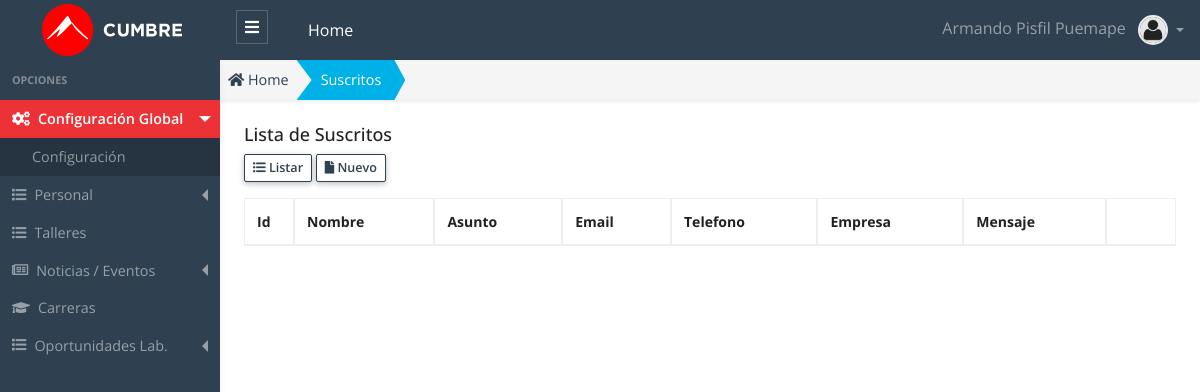
/public/admin/suscrito/suscrito.php (signed in), run on an earlier commit of the app's database.
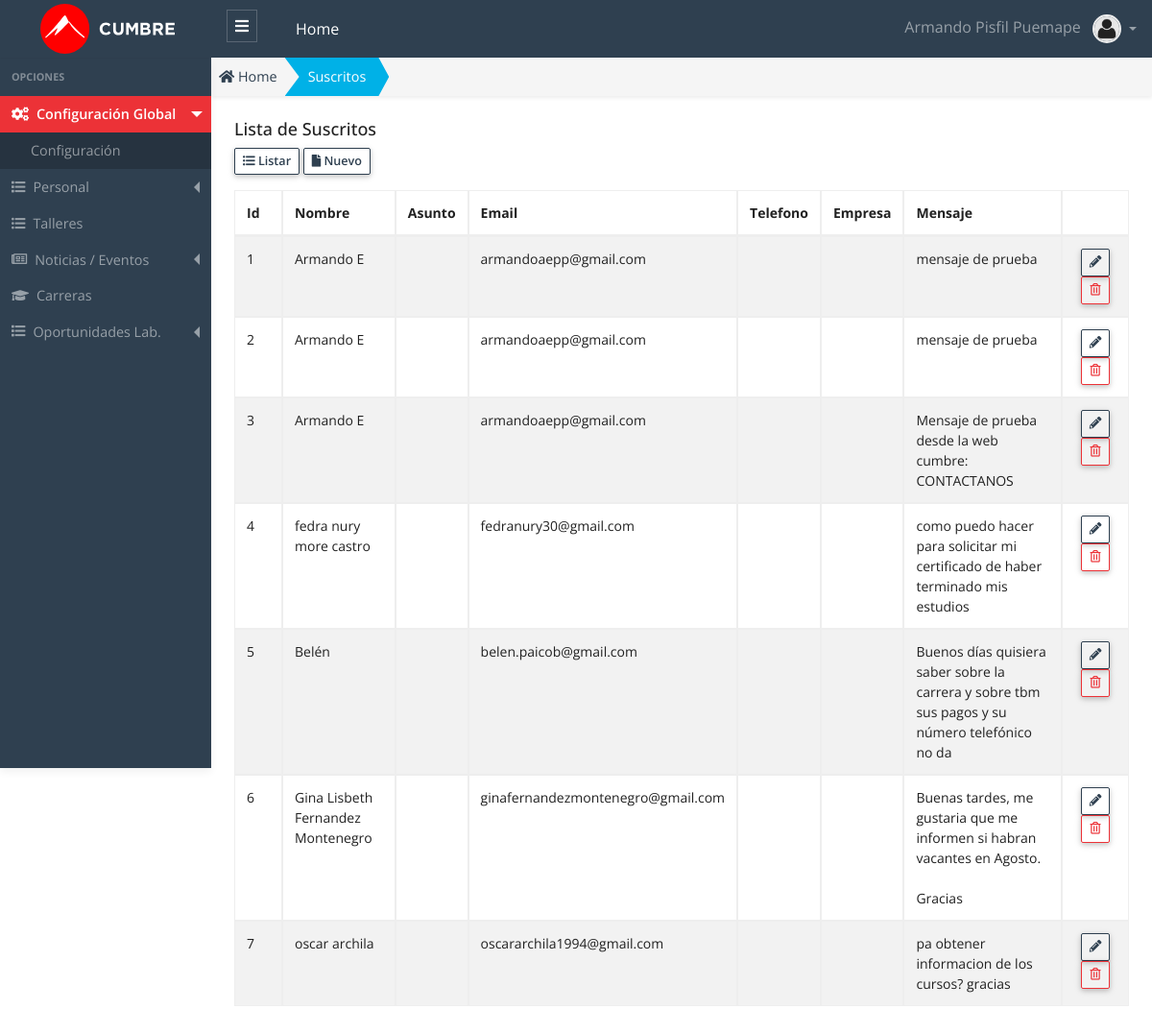
And on a later commit of the database.
### tables this page shows
CREATE TABLE `suscrito` (
  `id` int(11) unsigned NOT NULL AUTO_INCREMENT,
  `nombre` varchar(255) NOT NULL,
  `asunto` varchar(255) NOT NULL DEFAULT '',
  `email` varchar(255) NOT NULL DEFAULT '',
  `telefono` varchar(50) NOT NULL DEFAULT '',
  `empresa` varchar(255) DEFAULT '',
  `mensaje` text,
  `estado` int(1) NOT NULL DEFAULT '1',
  `created_up` timestamp NULL DEFAULT CURRENT_TIMESTAMP ON UPDATE CURRENT_TIMESTAMP,
  PRIMARY KEY (`id`) USING BTREE
);

### public/app/database/Connection.php (called while the page is built, shortened)
<?php
Class Connection
{
  protected $db_host   = 'localhost';
  protected $db_user   = 'root';
  protected $db_pass   = '';
  protected $db_name   = 'escuelac_w_ne16';
  protected $db_port   = '3306';
  protected $db_driver = 'mysql';
  protected $query  = '';
  protected $conn   = null  ;
  private function openConnection()
  {
    $str_conn = $this->db_driver.":host=".$this->db_host.";port=".$this->db_port.";dbname=" .$this->db_name;
    $this->conn = new PDO($str_conn,$this->db_user,$this->db_pass);
    $this->conn->setAttribute(PDO::ATTR_ERRMODE, PDO::ERRMODE_EXCEPTION);
    $this->conn->query("SET NAMES 'utf8'");
    return $this->conn ;
  }
  protected function executeQuery()
  {
    $stm = $this->conn->prepare($this->query);
    $this->status = $stm->execute() ;
    if($this->status)
    {
      $column_count = $stm->columnCount() ;
      if ($column_count > 0)
      {
        $rows  = $stm->fetchAll(PDO::FETCH_ASSOC) ;
      }
    }
  }
}

### public/app/models/Suscrito.php (called while the page is built, shortened)
<?php
class Suscrito extends Connection {
  public function getAll()
  {
    try{
      $this->query = "SELECT * FROM suscrito; ";
      $this->executeQuery();
      $data = $this->rows ;
      return $data;
    }catch(exception $e){
      throw new Exception($e->getMessage());
    }
  }
}

### public/app/controllers/SuscritoController.php (called while the page is built, shortened)
<?php
 class SuscritoController
{
  public function getAll()
  {
    try
    {
      $suscrito  = new Suscrito();
      $data = $suscrito->getAll();
      return $data ;
    }
    catch (Exception $e)
    {
      throw new Exception($e->getMessage());
    }
  }
}

### public/admin/suscrito/suscrito.php (the view, shortened to what the changed rows need)
<?php
    $suscrito_controller = new SuscritoController();
    $data = $suscrito_controller->getAll();
?>
<!DOCTYPE html>
<html lang="es">
<head>
  <?php
    require_once "../layout/head_links.phtml";
  ?>
</head>
<body>
  <div class="app-wrap">
    <main role="main" class="main">
      <div class="container-full p-2 fs-x-14">
        <div class="row">
          <div class="col-12">
            <div class="table-responsive">
            <table id="dataTableList" class="table table-striped table-bordered" style="width:100%">
              <thead>
                <tr>
                  <th width="50">Id </th>
                  <th>Nombre </th>
                  <th>Asunto </th>
                  <th>Email </th>
                  <th>Telefono </th>
                  <th>Empresa </th>
                  <th>Mensaje </th>
                  <th width="70"></th>
                </tr>
              </thead>
              <tbody>
                <?php foreach ($data as &$row) {?>
                  <?php
                    $title_estado   = "";
                    $class_estado   = "";
                    $class_disabled = "";
                    if($row["estado"] == 1)
                    {
                      $title_estado = "Eliminar" ;
                    }
                    else
                    {
                      $title_estado   = "Recuperar" ;
                      $class_estado   = "row-disabled";
                      $class_disabled = "is-disabled";
                    }
                  ?>
                <tr class="<?php echo $class_estado ;?>" >
                  <td> <?php echo $row["id"] ?> </td>
                  <td> <?php echo $row["nombre"] ?> </td>
                  <td> <?php echo $row["asunto"] ?> </td>
                  <td> <?php echo $row["email"] ?> </td>
                  <td> <?php echo $row["telefono"] ?> </td>
                  <td> <?php echo $row["empresa"] ?> </td>
                  <td> <?php echo $row["mensaje"] ?> </td>
                  <td class="text-center">
                    <a class="btn btn-outline-primary btn-sm lh-1 btn-table <?php echo $class_disabled ; ?>" href="admin/suscrito/editar.php?id=<?php echo $row["id"] ?>" title="Editar">
                    <i class="fas fa-pencil-alt"></i>
                    </a>
                    <button class="btn btn-outline-danger btn-sm lh-1 btn-table" onclick="modalDelete(<?php echo $row["id"] ?>, `<?php echo $row['nombre'] ?>`,`<?php echo $title_estado ?>`,`<?php echo $row['estado'] ?>`);" title="<?php echo $title_estado ;?>">
                    <i class="far fa-trash-alt"></i>
                    </button>
                  </td>
                </tr>
                <?php }?>
              </tbody>
            </table>
            </div>
          </div>
        </div>
      </div>
    </main>
  </div>
  <?php require_once "../layout/datatables.phtml"?>
</body>
</html>

What changed in the data, as far as the page shows it:
added suscrito: id "1", nombre "Armando E", email "armandoaepp@gmail.com", mensaje "mensaje de prueba"
added suscrito: id "2", nombre "Armando E", email "armandoaepp@gmail.com", mensaje "mensaje de prueba"
added suscrito: id "3", nombre "Armando E", email "armandoaepp@gmail.com", mensaje "Mensaje de prueba desde la web cumbre: CONTACTANOS"
added suscrito: id "4", nombre "fedra nury more castro", email "fedranury30@gmail.com", mensaje "como puedo hacer para solicitar mi certificado de haber terminado mis estudios"
added suscrito: id "5", nombre "Belén", email "belen.paicob@gmail.com", mensaje "Buenos días quisiera saber sobre la carrera y sobre tbm sus pagos y su número telefónico no da"
added suscrito: id "6", nombre "Gina Lisbeth Fernandez Montenegro", email "ginafernandezmontenegro@gmail.com", mensaje "Buenas tardes, me gustaria que me informen si habran vacantes en Agosto. Gracias"
added suscrito: id "7", nombre "oscar archila", email "oscararchila1994@gmail.com", mensaje "pa obtener informacion de los cursos? gracias"
